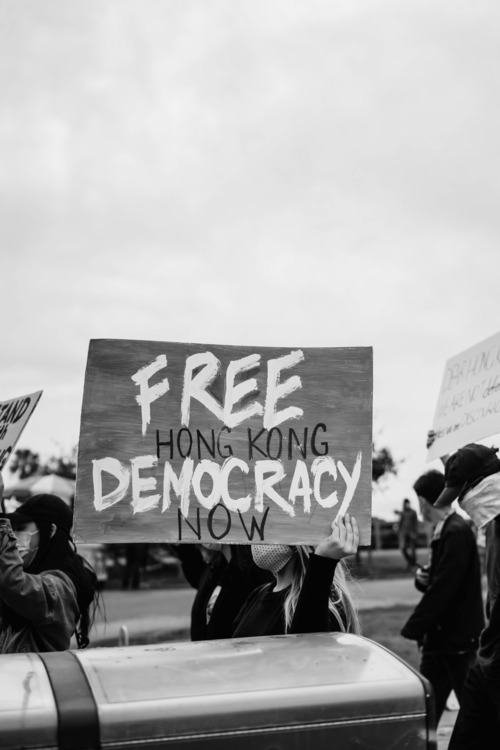
#> input picture img.jpg, 500 x 750 px
$ jupyter execute Morphology.ipynb
#> lines starting #> are read from the running program, lines starting #| are printed output that depends on the picture
# Мокин Арсений 521 группа
# Спецкурс «Математические основы цифровой обработки изображений»
# Морфологические операторы

[cell 1]
import numpy as np
import cv2
import matplotlib.pyplot as plt
import pandas as pd
from tqdm import tqdm

[cell 2]
img = cv2.imread('img.jpg')
#> img is the input picture: shape (750, 500, 3); min 0, max 243, mean 167.1
plt.imshow(img)

##Эрозия

[cell 3]
def erosian(img: np.ndarray, kernal: np.ndarray) -> np.ndarray:
    y = kernal.shape[0] // 2
#> y = 2
    x = kernal.shape[1] // 2
#> x = 2
    processed_image = np.copy(img)
    for i in range(y, img.shape[0] - y):
        for j in range(x, img.shape[1] - x):
            local_window = img[i-y:i+y+1, j-x:j+x+1]
            processed_image[i][j] = np.min(local_window[kernal])
    return processed_image

## Дилатация

[cell 4]
def dilate(img: np.ndarray, kernal: np.ndarray) -> np.ndarray:
    y = kernal.shape[0] // 2
#> y = 2
    x = kernal.shape[1] // 2
#> x = 2
    processed_image = np.copy(img)
    for i in range(y, img.shape[0] - y):
        for j in range(x, img.shape[1] - x):
            local_window = img[i-y:i+y+1, j-x:j+x+1]
            processed_image[i][j] = np.max(local_window[kernal])
    return processed_image

## Открытие

[cell 5]
def opening(img: np.ndarray, kernal: np.ndarray) -> np.ndarray:
    temp = erosian(img, kernal)
    output = dilate(temp, kernal)
    return output

## Закрытие

[cell 6]
def closing(img: np.ndarray, kernal: np.ndarray) -> np.ndarray:
    temp = dilate(img, kernal)
    output = erosian(temp, kernal)
    return output

Структурирующие элементы (ядра):
*   Крест размерности 3
*   Квадрат размерности 3
*   Крест размерности 5
*   Квадрат размерности 5

[cell 7]
structs = {
    'cross3': np.array([[False,True,False],[True,True,True],[False,True,False]], dtype=bool),
    'rect3': np.ones((3,3), dtype=bool),
    'cross5': np.array([
        [False,False,True,False,False],
        [False,False,True,False,False],
        [True,True,True,True,True],
        [False,False,True,False,False],
        [False,False,True,False,False]], dtype=bool),
    'rect5': np.ones((5,5), dtype=bool)
}

# Сравнение с OpenCV

[cell 8]
compare = plt.figure(figsize=(12,12), constrained_layout=True).subplots(2, 2)
compare = compare.flatten()
operators = [
    erosian(img, structs['rect5']),
    cv2.erode(img, structs['rect5'].astype(np.uint8)),
    cv2.dilate(img, structs['rect5'].astype(np.uint8)),
    dilate(img, structs['rect5'])
]
for a, b in zip(compare, operators):
  a.imshow(b)
#> this loop made 4 passes
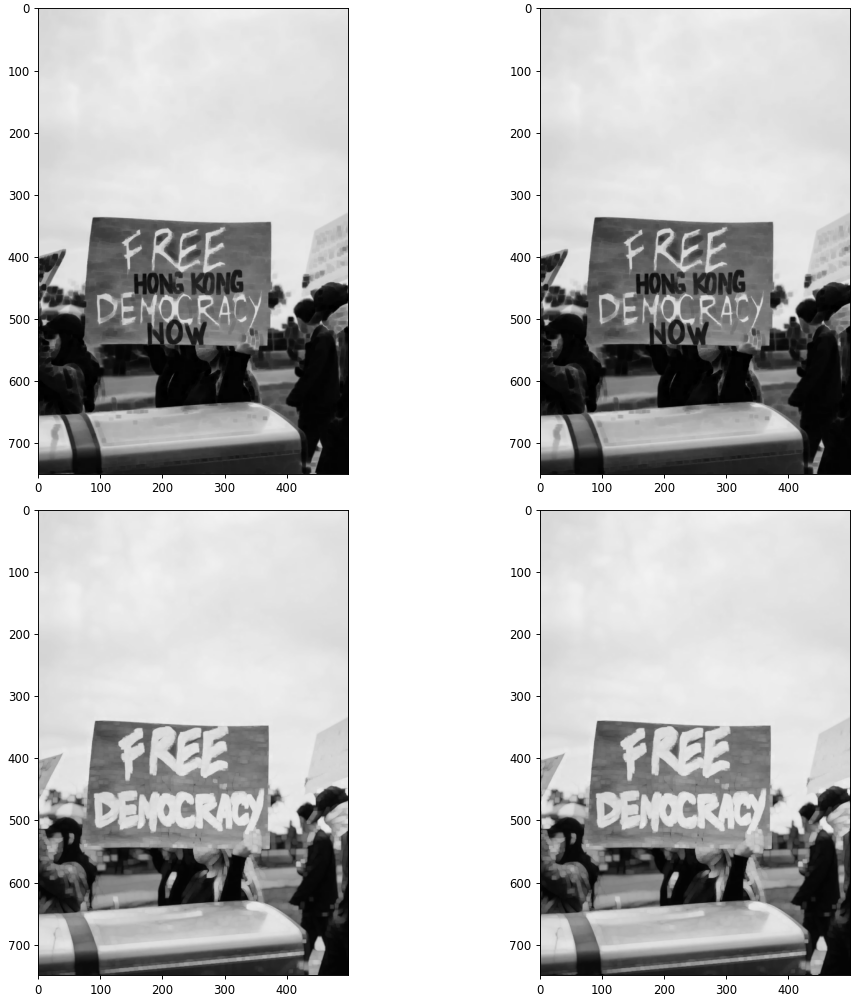
#> figure drawn by matplotlib, 4 panels

## Градиент

[cell 9]
plt.imshow(dilate(img, structs['cross3']) - erosian(img, structs['cross3']))
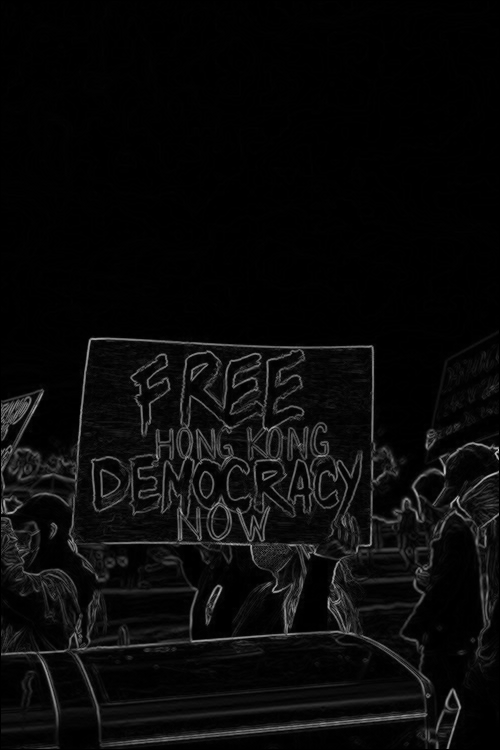
#> shown: shape (750, 500, 3); min 0, max 194, mean 9.9

# Случайный шум

[cell 10]
def random_noise(img: np.ndarray, part: float)->np.ndarray:
#> called with part = 5
    random_index = (np.random.rand(img.shape[0], img.shape[1])*100).astype(np.uint8)
    output = np.copy(img)
    output[random_index<=part] = 255
    random_index = (np.random.rand(img.shape[0], img.shape[1])*100).astype(np.uint8)
    output[random_index<=part] = 0
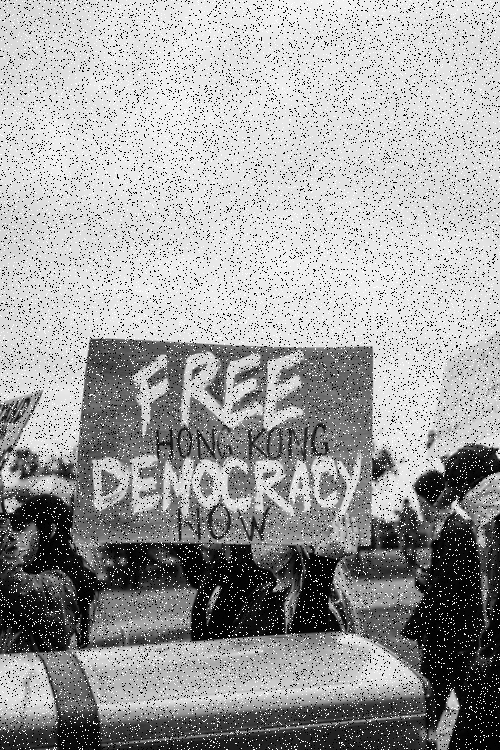
#> output: shape (750, 500, 3); min 0, max 255, mean 162.1
    return output

[cell 11]
rand_img = random_noise(img, 5)
plt.imshow(rand_img)

[cell 12]
plt.imshow(dilate(rand_img, structs['rect3']))

[cell 13]
plt.imshow(erosian(rand_img, structs['rect3']))
#> after the loop in erosian (call 3), `for i in range(y, img.shape[0] - y):`:
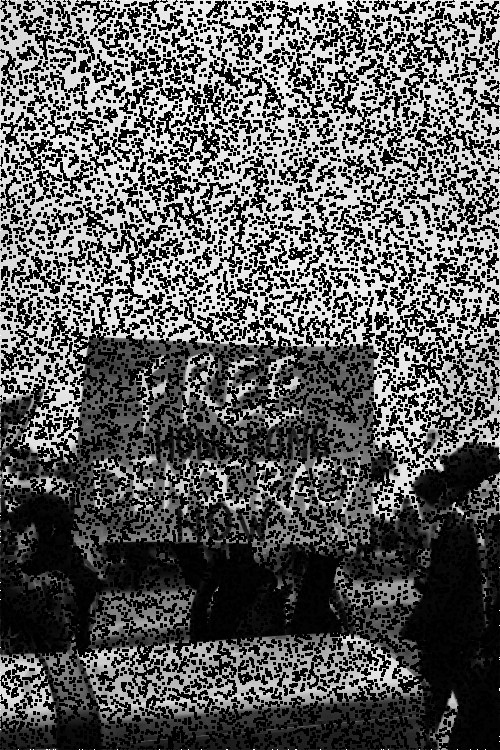
#> processed_image: shape (750, 500, 3); min 0, max 255, mean 92.8

[cell 14]
plt.imshow(closing(opening(rand_img, structs['rect3']), structs['rect3']))
#> after the loop in dilate (call 4), `for i in range(y, img.shape[0] - y):`:
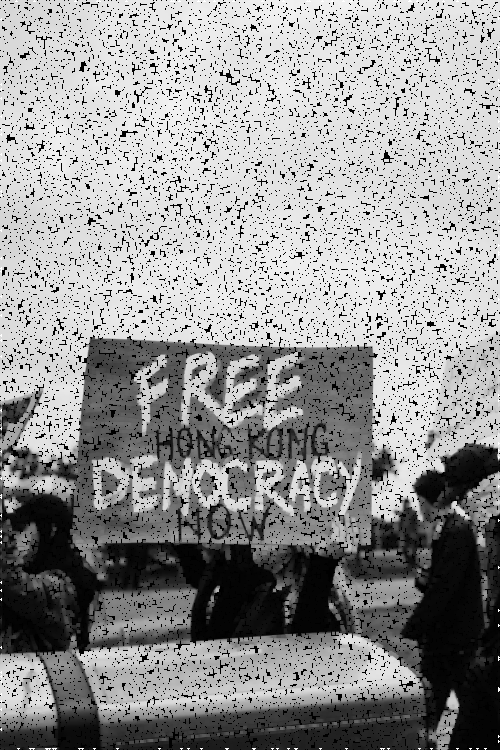
#> processed_image: shape (750, 500, 3); min 0, max 255, mean 149.8
#> after the loop in dilate (call 5), `for i in range(y, img.shape[0] - y):`:
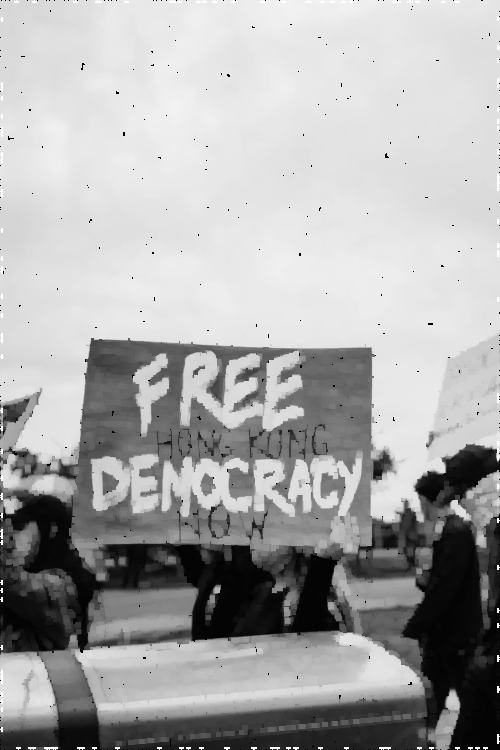
#> processed_image: shape (750, 500, 3); min 0, max 255, mean 169.5
#> after the loop in erosian (call 5), `for i in range(y, img.shape[0] - y):`:
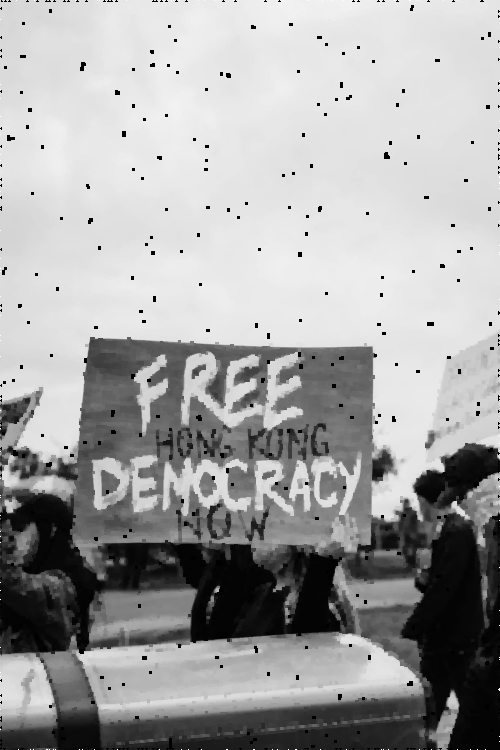
#> processed_image: shape (750, 500, 3); min 0, max 255, mean 163.1

[cell 15]
plt.imshow(opening(closing(rand_img, structs['rect3']), structs['rect3']))
#> after the loop in erosian (call 6), `for i in range(y, img.shape[0] - y):`:
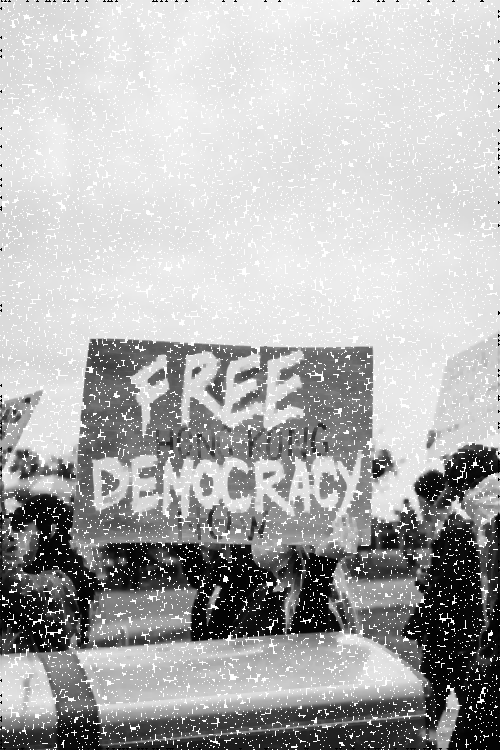
#> processed_image: shape (750, 500, 3); min 0, max 255, mean 176.5
#> after the loop in erosian (call 7), `for i in range(y, img.shape[0] - y):`:
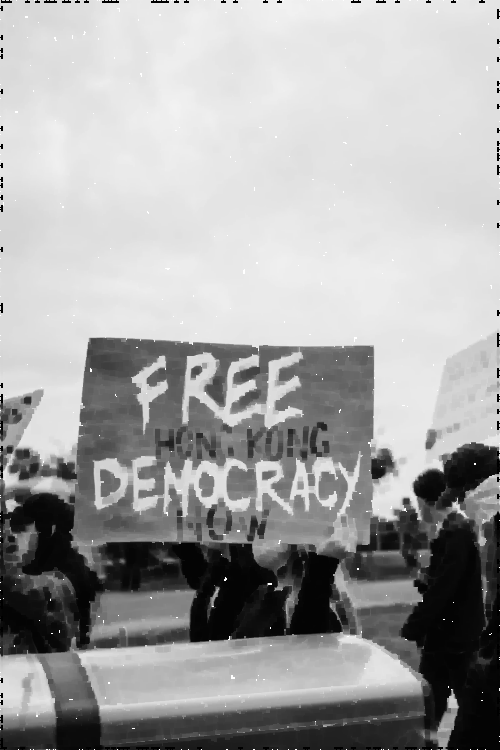
#> processed_image: shape (750, 500, 3); min 0, max 255, mean 164.3
#> after the loop in dilate (call 7), `for i in range(y, img.shape[0] - y):`:
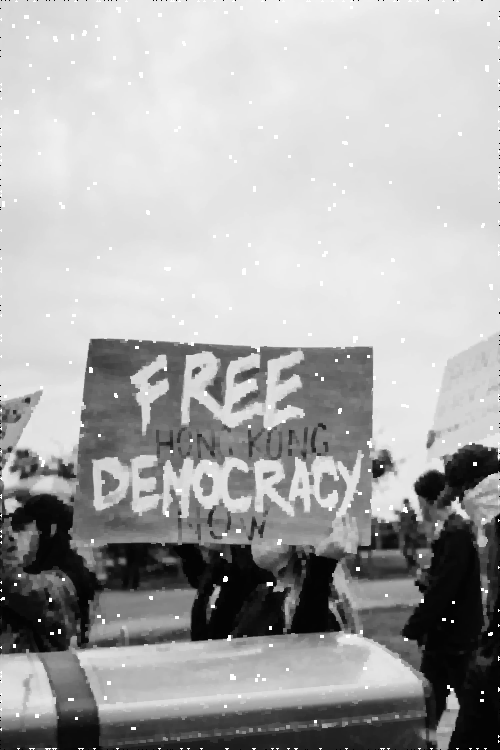
#> processed_image: shape (750, 500, 3); min 0, max 255, mean 170
